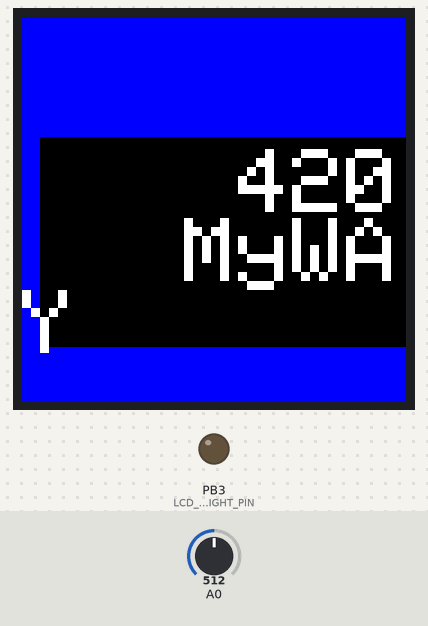
Bench run of a sketch on a simulated ATtiny85, built with avr-gcc and run on an emulated ATtiny85. Shown: 128×128 colour display, output pins drawn as LEDs (lit = HIGH). Inputs (shaded band) come from the test bench; at power-on: A0 = 512.

Above: at 0.4 s.
At 2.5 s:
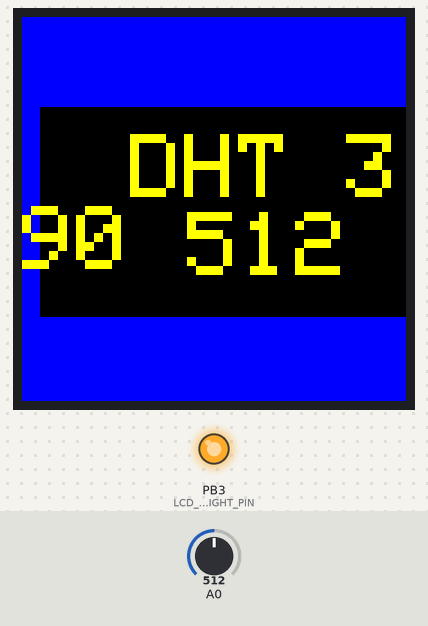
2.6 s: A0 set to 716
At 3.2 s:
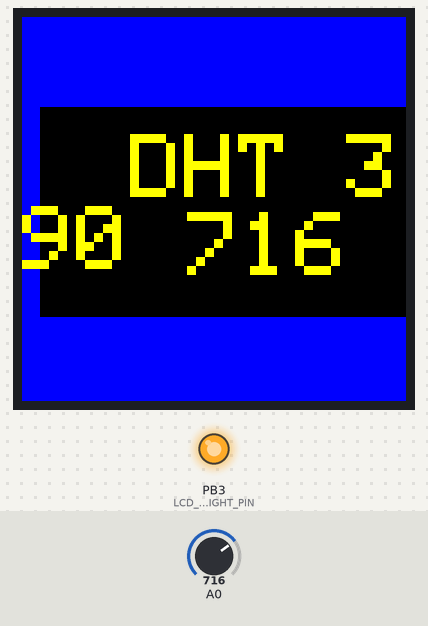
4.3 s: A0 set to 900
At 5.0 s:
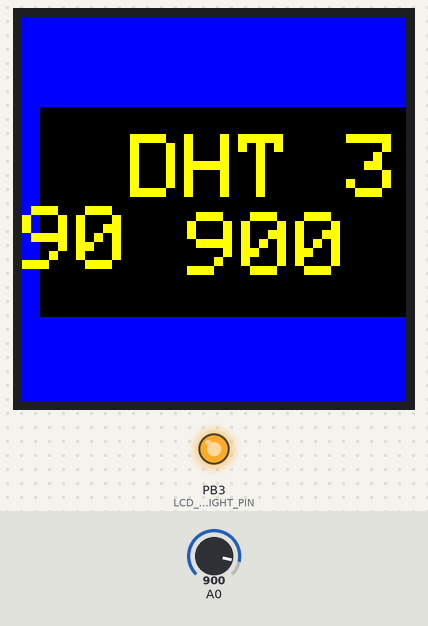
5.8 s: A0 set to 1023
At 6.9 s:
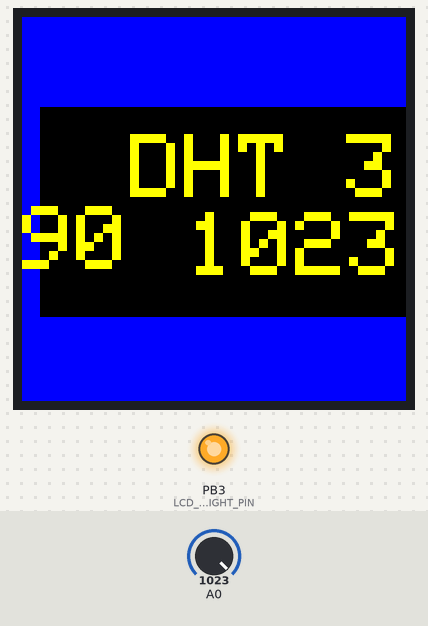
Timing chart, 0 to 8.8 s (numbered marks = the images above; inputs shaded):
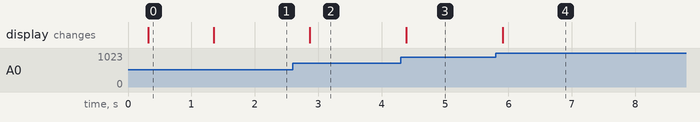

Measured:
- after the input at 2.6 s, the display: changes after 0.27 s (image 2)
- after the input at 4.3 s, the display: changes after 0.09 s (image 3)
- after the input at 5.8 s, the display: changes after 0.11 s (image 4)
- what the display in image 0 shows lasts 1.0 s, from 0.3 s to 1.3 s

The sketch:

MH_Tiny88_HW390_ST7735_Basic.ino
```cpp
#include <PDQ_GFX.h>				// PDQ: Core graphics library
#include "PDQ_ST7735_config.h"			// PDQ: ST7735 pins and other setup for this sketch
#include <PDQ_ST7735.h>			// PDQ: Hardware-specific driver library
PDQ_ST7735 tft;			// PQ: create LCD object (using pins in "PDQ_ST7735_config.h")
#define LCD_BACKLIGHT_PIN 3

void setup()
{

 tft.begin();
	tft.setRotation(3);
 tft.invertDisplay(1);
	tft.fillScreen(ST7735_BLUE);
 tft.fillRect(6, 40, 150, 70, ST7735_BLACK); // X sTART,Y CENTER,  Xpx LONG, Y HEIGHT
	//digitalWrite(ST7735TFT_RST, LOW); delay(100);
 tft.setCursor(125, 20);
	tft.setTextSize(3);
	tft.setTextColor(ST7735_WHITE);
	tft.print( "    420 " );
 tft.setCursor(125, 43);
	tft.setTextSize(3);
	tft.setTextColor(ST7735_WHITE);
	tft.print( "   MyWAY " );
	delay(1000);
	tft.fillScreen(ST7735_BLUE); //Needed To Clear Screen Stop Flickering
	tft.fillRect(6, 30, 150, 70, ST7735_BLACK);
	pinMode(LCD_BACKLIGHT_PIN, OUTPUT); // Set the pin as an output
 digitalWrite(LCD_BACKLIGHT_PIN, HIGH); // Turn the backlight ON (HIGH is typically ON)
  // For brightness control, you would use analogWrite(LCD_BACKLIGHT_PIN, value);

};

void loop() {


  int sensorValue = analogRead(A0); // Read the analog value from pin A0

	tft.setCursor(125, 15);
	tft.setTextSize(3);
	tft.setTextColor(ST7735_YELLOW);
	tft.print( "  DHT 390 " );
	tft.fillRect(55, 65, 70, 22, ST7735_BLACK);  // Needed To Clear Screen Stop Flickering
	tft.setCursor(55, 65);
	tft.setTextSize(3);
	tft.setTextColor(ST7735_YELLOW);
	tft.print(sensorValue);      // Print the value to the Serial Monitor

 delay(500);                       // Wait for half a second
}
```

PDQ_ST7735_config.h
```cpp
// PDQ_ST7735 configuration
//
// You need to include this file above #include "PDQ_ST7735.h" in your sketch.
// Check settings on lines marked with "<=".

// ST7735 has several variations, set your version based on this list (using the color of the "tab" on the screen cover).
// NOTE: The tab colors refer to Adafruit versions, other suppliers may vary (you may have to experiment to find the right one).
enum
{
	ST7735_INITB			= 0,				// 1.8" (128x160) ST7735B chipset (only one type)
	ST7735_INITR_GREENTAB		= 1,				// 1.8" (128x160) ST7735R chipset with green tab (same as ST7735_INITR_18GREENTAB)
	ST7735_INITR_REDTAB		= 2,				// 1.8" (128x160) ST7735R chipset with red tab (same as ST7735_INITR_18REDTAB)
	ST7735_INITR_BLACKTAB		= 3,				// 1.8" (128x160) ST7735S chipset with black tab (same as ST7735_INITR_18BLACKTAB)
	ST7735_INITR_144GREENTAB   	= 4,				// 1.4" (128x128) ST7735R chipset with green tab
	ST7735_INITR_MINI160x80    =  4,
	ST7735_INITR_18GREENTAB		= ST7735_INITR_GREENTAB,	// 1.8" (128x160) ST7735R chipset with green tab
	ST7735_INITR_18REDTAB		= ST7735_INITR_REDTAB,		// 1.8" (128x160) ST7735R chipset with red tab
	ST7735_INITR_18BLACKTAB		= ST7735_INITR_BLACKTAB,	// 1.8" (128x160) ST7735S chipset with black tab

};

#define ST7735_CHIPSET		4 // <= Set ST7735 LCD chipset/variation here (from above list)

//
// NOTE: It is confusing, but USI SPI on ATtiny does not use the same pins as ISP SPI!
//       Specifically MOSI is really DO pin 1 (even though used as MISO for ISP)
//
// These are based on Arduino ATtiny pins as defined here http://highlowtech.org/?p=1695

// LCD PIN	ATtiny85
// -------	---------
// 1  VCC	  3.3V/5V  (depending on module)
// 2  GND	  GND
// 3* CS	   0
// 4* RESET   3.3V/5V  (depending on module, perhaps through 10K pull-up)
// 5* DC/RS	   3
// 6* SDI/MOSI 1
// 7* SCK	   2
// 8* LED	  3.3V/5V
// 9  SDO/MISO -
//
//  * = Typically only 3.3V safe logic-line (unless board has level converter [ala Adafruit]). Be careful with 5V!

#define	ST7735_CS_PIN		10			// <= /CS pin (chip-select, LOW to get attention of ST7735, HIGH and it ignores SPI bus)
#define	ST7735_DC_PIN		12			// <= DC pin (1=data or 0=command indicator line) also called RS
//#define	ST7735_RST_PIN		RESET			// <= RST pin (optional)
#define	ST7735_MOSI_PIN	11			// <= MOSI pin (if not hardware SPI)
//#define	ST7735_MISO_PIN	0			// <= MISO pin (if not hardware SPI)
#define	ST7735_SCLK_PIN	13			// <= SCLK pin (if not hardware SPI)
// (with hardware SPI some pins dictated by AVR PIN function - as shown above)
#define ST7735TFT_RST -1
// other PDQ library options
#define	ST7735_SAVE_SPCR	0			// <= 0/1 with 1 to save/restore AVR SPI control register (to "play nice" when other SPI use)
```
